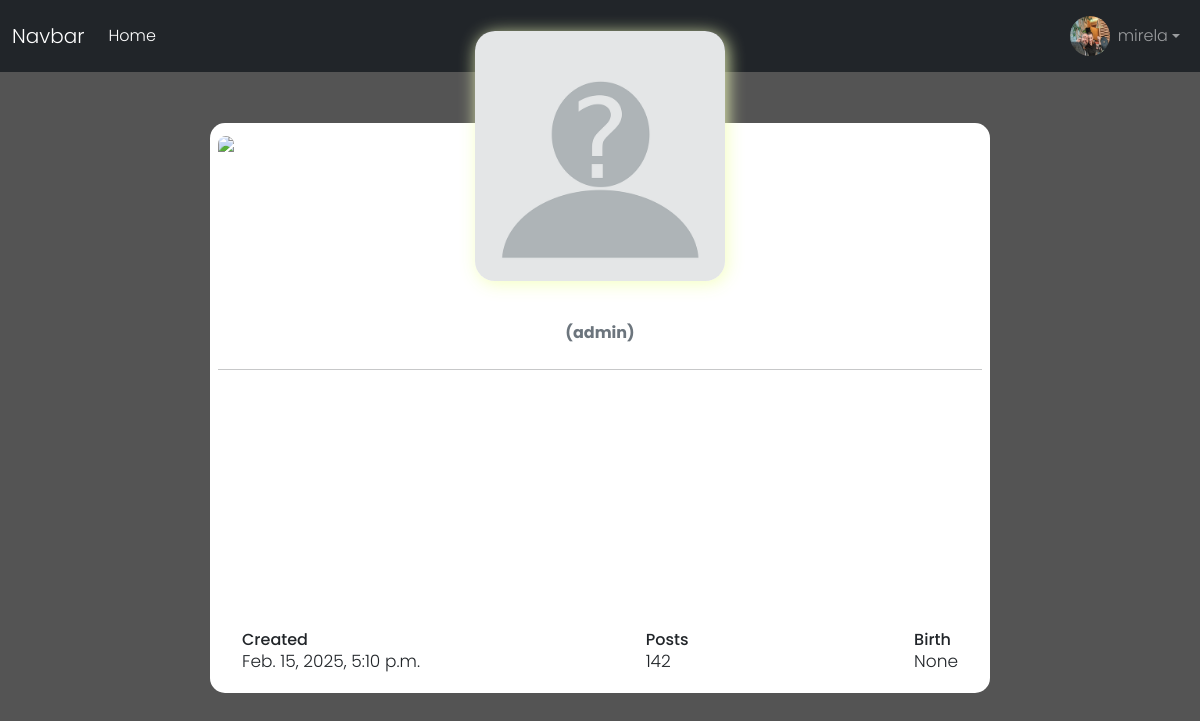
Screenshot of /profiles/1/ (signed in) with the database file from the repository.
### profiles/models.py (models this page shows, shortened)
class Profile (models.Model):
    user = models.OneToOneField(User, on_delete=models.CASCADE)
    bio = models.TextField(blank=True)
    profile_image = models.ImageField(default="avatar.png", upload_to="avatars/")
    date_of_birth = models.DateField(null=True, blank=True)
    updated = models.DateTimeField(auto_now=True)
    created = models.DateTimeField(auto_now_add=True)

### profiles/views.py (the view)
# urls.py: path('<int:pk>/', views.wiew_profile, name='profile'),
def wiew_profile(request, pk):
    profile = Profile.objects.get(pk=pk)
    return render(request, 'profiles/profile.html', {'profile': profile})

### profiles/templates/profiles/profile.html (shortened to what this page needs)
{% extends 'base.html' %}
{% load static %}
{% block styles %}
<link rel="stylesheet" href="{% static 'profiles/css/profile.css' %}">
{% endblock styles %}
{% block content %}
<div class="container d-flex justify-content-center align-items-center">
    <div class="card">
        <div class="upper">
            <img src="https://i.imgur.com/Qtrsrk5.jpg" class="img-fluid">
        </div>
        <div class="user text-center">
                <img src="{{ profile.profile_image.url }}" class="img_profile" >
        </div>
        <div class="text-center data">
            <span class="text-muted d-block mb-2 fw-bold">({{ profile.user.username }})</span>
        </div>
        <hr>
        <div class="text-center bio">
        </div>
        <div class="d-flex justify-content-between align-items-center mt-4 px-4">
            <div class="stats">
                <h6 class="mb-0">Created</h6>
                <span>{{ profile.created }}</span>
            </div>
            <div class="stats">
                <h6 class="mb-0">Posts</h6>
                <span>142</span>
            </div>
            <div class="stats">
                <h6 class="mb-0">Birth</h6>
                <span>{{ profile.date_of_birth }}</span>
            </div>
        </div>
    </div>
</div>
{% endblock content %}

### templates/navbar.html (shortened to what this page needs)
<nav class="navbar navbar-expand-lg navbar-dark bg-dark">
    <div class="container-fluid">
        <a class="navbar-brand" href="#">Navbar</a>
        <div class="collapse navbar-collapse" id="navbarSupportedContent">
            <ul class="navbar-nav me-auto mb-2 mb-lg-0">
                <li class="nav-item">
                    <a class="nav-link active" aria-current="page" href="{% url 'home' %}">Home</a>
                </li>
            </ul>
            {% if user.is_authenticated %}
                <ul class="navbar-nav ms-auto">
                    <li class="nav-item dropdown">
                        <a class="nav-link dropdown-toggle d-flex align-items-center" href="#" id="navbarDropdownMenuLink" role="button"
                            data-bs-toggle="dropdown" aria-expanded="false">
                            <img src="{{ user.profile.profile_image.url }}" class="rounded-circle me-2" width="40" height="40" alt="Profile">
                            {{ user.username }}
                        </a>
                    </li>
                </ul>
            {% endif %}
        </div>
    </div>
</nav>

### profiles/static/profiles/css/profile.css (style rules this page uses)
body { background-color:#545454; font-family: "Poppins", sans-serif; font-weight: 300; }
.container { height: 80vh; }
.card { width: 780px; border: none; border-radius: 15px; padding: 8px; background-color: #fff; position: relative; height: 570px; }
.upper { height: 100px; }
.upper img { width: 100%; border-top-left-radius: 10px; border-top-right-radius: 10px; }
.user { position: relative; }
.img_profile { border-radius: 20px; height: 250px; width: auto; margin-top:-200px; box-shadow: 2px 3px 17px rgba(243, 255, 189, 0.938); }
.data { margin-top: 40px; padding: 0; }
.bio { margin-top: 20px; height: 200px; }
.stats span { font-size: 17px; }

### rows the page displays
Profile: profile_image (placeholder picture), user.username "admin", created "Feb. 15, 2025, 5:10 p.m.", date_of_birth "None"

### other values shown
{{ user.username }} "mirela"
